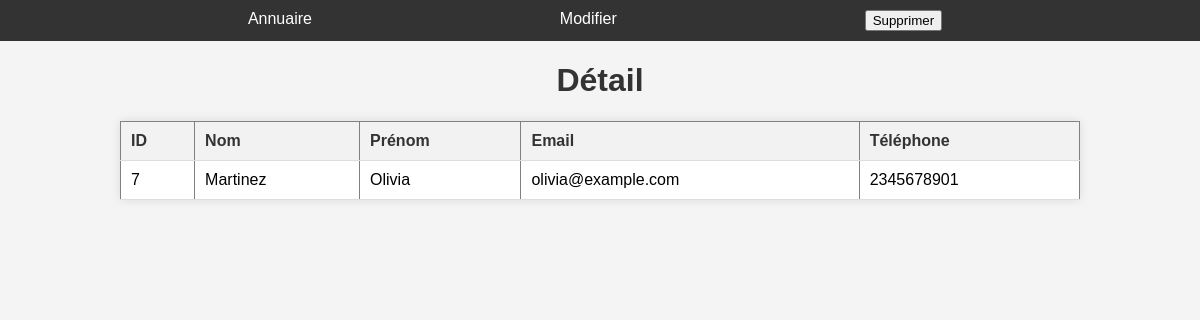
Page /contact_details/7 on the earlier database version.
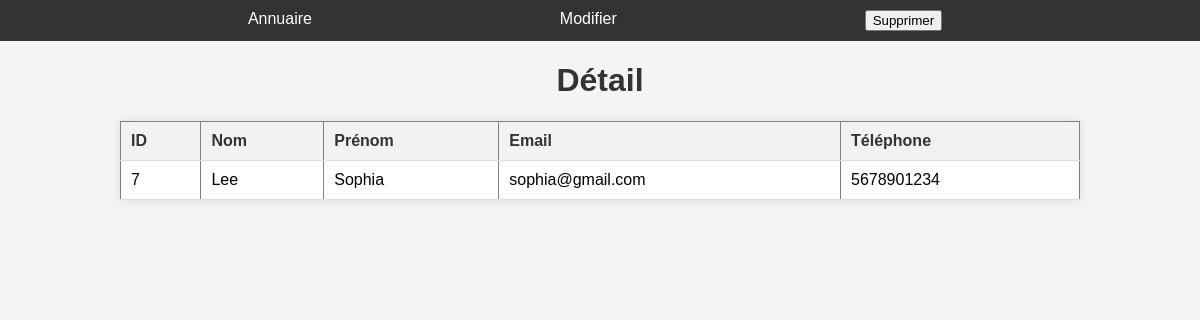
Same page on the later database version.
### tables this page shows
CREATE TABLE contacts (
            id INTEGER PRIMARY KEY AUTOINCREMENT,
            nom TEXT,
            prenom TEXT,
            email TEXT,
            telephone TEXT
        );

### app.py (the view)
@app.route('/contact_details/<int:contact_id>', methods=['GET'])
def contact_details(contact_id):
    conn = connect_to_database()
    cursor = conn.cursor()
    cursor.execute('SELECT * FROM contacts WHERE id =?', (contact_id,))
    detail = cursor.fetchone()
    conn.close()
    return render_template('detail.html', detail=[detail])

### app.py (called while the page is built)
def connect_to_database(): # connexion à la base de données
    conn = sqlite3.connect('../Projet_Python/carnet_adresses.db')
    cursor = conn.cursor() # création d'un objet cursor qui peremt de récupérer les données de la base de données
    cursor.execute('''
        CREATE TABLE IF NOT EXISTS contacts (
            id INTEGER PRIMARY KEY AUTOINCREMENT,
            nom TEXT,
            prenom TEXT,
            email TEXT,
            telephone TEXT
        )
    ''') # création d'une table contacts si n'existe pas
    conn.commit() # enregistrement de la table contacts
    return conn # connexion à la base de données

### templates/detail.html (shortened to what this page needs)
<!DOCTYPE html>
<html>
  <head>
    <link
      rel="stylesheet"
      href="{{ url_for('static', filename='styles.css') }}"
    />
  </head>
  {% for detail in detail %}
  <body>
    <nav>
      <ul class="menu">
        <li><a href="/">Annuaire</a></li>
        <li>
          <a href="{{ url_for('modifier_contact', contact_id=detail[0]) }}"
            >Modifier</a
          >
        </li>
        <li><button onclick="confirmerSuppression()">Supprimer</button></li>
      </ul>
    </nav>
    <h1>Détail</h1>
    <table border="1">
      <thead>
        <tr>
          <th>ID</th>
          <th>Nom</th>
          <th>Prénom</th>
          <th>Email</th>
          <th>Téléphone</th>
        </tr>
      </thead>
      <tbody>
        <tr>
          <td>{{ detail[0] }}</td>
          <td>{{ detail[1] }}</td>
          <td>{{ detail[2] }}</td>
          <td>{{ detail[3] }}</td>
          <td>{{ detail[4] }}</td>
        </tr>
      </tbody>
    </table>
  </body>
  {% endfor %}
</html>

Differences in the rows shown:
changed contacts id 7: nom "Martinez" → "Lee"; prenom "Olivia" → "Sophia"; email "olivia@example.com" → "sophia@gmail.com"; telephone "2345678901" → "5678901234"
